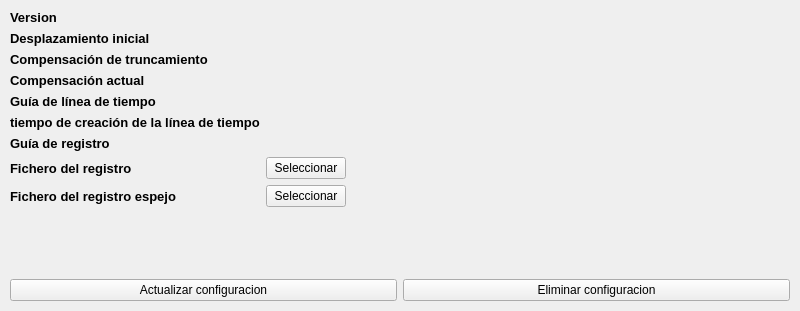
<?xml version="1.0" encoding="UTF-8"?>
<ui version="4.0">
 <class>MainWindow</class>
 <widget class="QMainWindow" name="MainWindow">
  <property name="geometry">
   <rect>
    <x>0</x>
    <y>0</y>
    <width>800</width>
    <height>311</height>
   </rect>
  </property>
  <property name="windowTitle">
   <string>DBLogTools</string>
  </property>
  <widget class="QWidget" name="centralwidget">
   <property name="minimumSize">
    <size>
     <width>800</width>
     <height>0</height>
    </size>
   </property>
   <layout class="QVBoxLayout" name="verticalLayout">
    <property name="spacing">
     <number>0</number>
    </property>
    <property name="leftMargin">
     <number>0</number>
    </property>
    <property name="topMargin">
     <number>0</number>
    </property>
    <property name="rightMargin">
     <number>0</number>
    </property>
    <property name="bottomMargin">
     <number>0</number>
    </property>
    <item>
     <layout class="QVBoxLayout" name="verticalLayout_3" stretch="0,0,0">
      <property name="spacing">
       <number>6</number>
      </property>
      <property name="sizeConstraint">
       <enum>QLayout::SetMaximumSize</enum>
      </property>
      <property name="leftMargin">
       <number>10</number>
      </property>
      <property name="topMargin">
       <number>10</number>
      </property>
      <property name="rightMargin">
       <number>10</number>
      </property>
      <property name="bottomMargin">
       <number>10</number>
      </property>
      <item>
       <layout class="QFormLayout" name="formLayout_3">
        <item row="0" column="0">
         <widget class="QLabel" name="label">
          <property name="font">
           <font>
            <pointsize>10</pointsize>
            <bold>true</bold>
           </font>
          </property>
          <property name="text">
           <string>Version</string>
          </property>
         </widget>
        </item>
        <item row="0" column="1">
         <widget class="QLabel" name="log_version_label">
          <property name="text">
           <string/>
          </property>
         </widget>
        </item>
        <item row="1" column="0">
         <widget class="QLabel" name="label_5">
          <property name="font">
           <font>
            <pointsize>10</pointsize>
            <bold>true</bold>
           </font>
          </property>
          <property name="text">
           <string>Desplazamiento inicial</string>
          </property>
         </widget>
        </item>
        <item row="1" column="1">
         <widget class="QLabel" name="starting_offset_label">
          <property name="text">
           <string/>
          </property>
         </widget>
        </item>
        <item row="2" column="0">
         <widget class="QLabel" name="label_7">
          <property name="font">
           <font>
            <pointsize>10</pointsize>
            <bold>true</bold>
           </font>
          </property>
          <property name="text">
           <string>Compensación de truncamiento</string>
          </property>
         </widget>
        </item>
        <item row="2" column="1">
         <widget class="QLabel" name="truncation_offset_label">
          <property name="text">
           <string/>
          </property>
         </widget>
        </item>
        <item row="3" column="0">
         <widget class="QLabel" name="label_9">
          <property name="font">
           <font>
            <pointsize>10</pointsize>
            <bold>true</bold>
           </font>
          </property>
          <property name="text">
           <string>Compensación actual</string>
          </property>
         </widget>
        </item>
        <item row="3" column="1">
         <widget class="QLabel" name="current_offset_label">
          <property name="text">
           <string/>
          </property>
         </widget>
        </item>
        <item row="4" column="0">
         <widget class="QLabel" name="label_11">
          <property name="font">
           <font>
            <pointsize>10</pointsize>
            <bold>true</bold>
           </font>
          </property>
          <property name="text">
           <string>Guía de línea de tiempo</string>
          </property>
         </widget>
        </item>
        <item row="4" column="1">
         <widget class="QLabel" name="timeline_guid_label">
          <property name="text">
           <string/>
          </property>
         </widget>
        </item>
        <item row="5" column="0">
         <widget class="QLabel" name="label_13">
          <property name="font">
           <font>
            <pointsize>10</pointsize>
            <bold>true</bold>
           </font>
          </property>
          <property name="text">
           <string>tiempo de creación de la línea de tiempo</string>
          </property>
         </widget>
        </item>
        <item row="5" column="1">
         <widget class="QLabel" name="timeline_creation_time_label">
          <property name="text">
           <string/>
          </property>
         </widget>
        </item>
        <item row="6" column="0">
         <widget class="QLabel" name="label_15">
          <property name="font">
           <font>
            <pointsize>10</pointsize>
            <bold>true</bold>
           </font>
          </property>
          <property name="text">
           <string>Guía de registro</string>
          </property>
         </widget>
        </item>
        <item row="6" column="1">
         <widget class="QLabel" name="log_guid_label">
          <property name="text">
           <string/>
          </property>
         </widget>
        </item>
        <item row="7" column="0">
         <widget class="QLabel" name="label_4">
          <property name="font">
           <font>
            <pointsize>10</pointsize>
            <bold>true</bold>
           </font>
          </property>
          <property name="text">
           <string>Fichero del registro</string>
          </property>
         </widget>
        </item>
        <item row="7" column="1">
         <layout class="QFormLayout" name="formLayout">
          <item row="0" column="0">
           <widget class="QPushButton" name="log_file_button">
            <property name="text">
             <string>Seleccionar</string>
            </property>
           </widget>
          </item>
          <item row="0" column="1">
           <widget class="QLabel" name="log_file_label">
            <property name="text">
             <string/>
            </property>
           </widget>
          </item>
         </layout>
        </item>
        <item row="8" column="0">
         <widget class="QLabel" name="label_3">
          <property name="font">
           <font>
            <pointsize>10</pointsize>
            <bold>true</bold>
           </font>
          </property>
          <property name="text">
           <string>Fichero del registro espejo</string>
          </property>
         </widget>
        </item>
        <item row="8" column="1">
         <layout class="QFormLayout" name="formLayout_2">
          <item row="0" column="0">
           <widget class="QPushButton" name="mirror_file_button">
            <property name="text">
             <string>Seleccionar</string>
            </property>
           </widget>
          </item>
          <item row="0" column="1">
           <widget class="QLabel" name="mirror_file_label">
            <property name="text">
             <string/>
            </property>
           </widget>
          </item>
         </layout>
        </item>
       </layout>
      </item>
      <item>
       <spacer name="verticalSpacer">
        <property name="orientation">
         <enum>Qt::Vertical</enum>
        </property>
        <property name="sizeHint" stdset="0">
         <size>
          <width>20</width>
          <height>40</height>
         </size>
        </property>
       </spacer>
      </item>
      <item>
       <layout class="QHBoxLayout" name="horizontalLayout_5">
        <item>
         <widget class="QPushButton" name="save_config_button">
          <property name="text">
           <string>Actualizar configuracion</string>
          </property>
         </widget>
        </item>
        <item>
         <widget class="QPushButton" name="delete_config_button">
          <property name="text">
           <string>Eliminar configuracion</string>
          </property>
         </widget>
        </item>
       </layout>
      </item>
     </layout>
    </item>
   </layout>
  </widget>
 </widget>
 <resources/>
 <connections/>
</ui>
